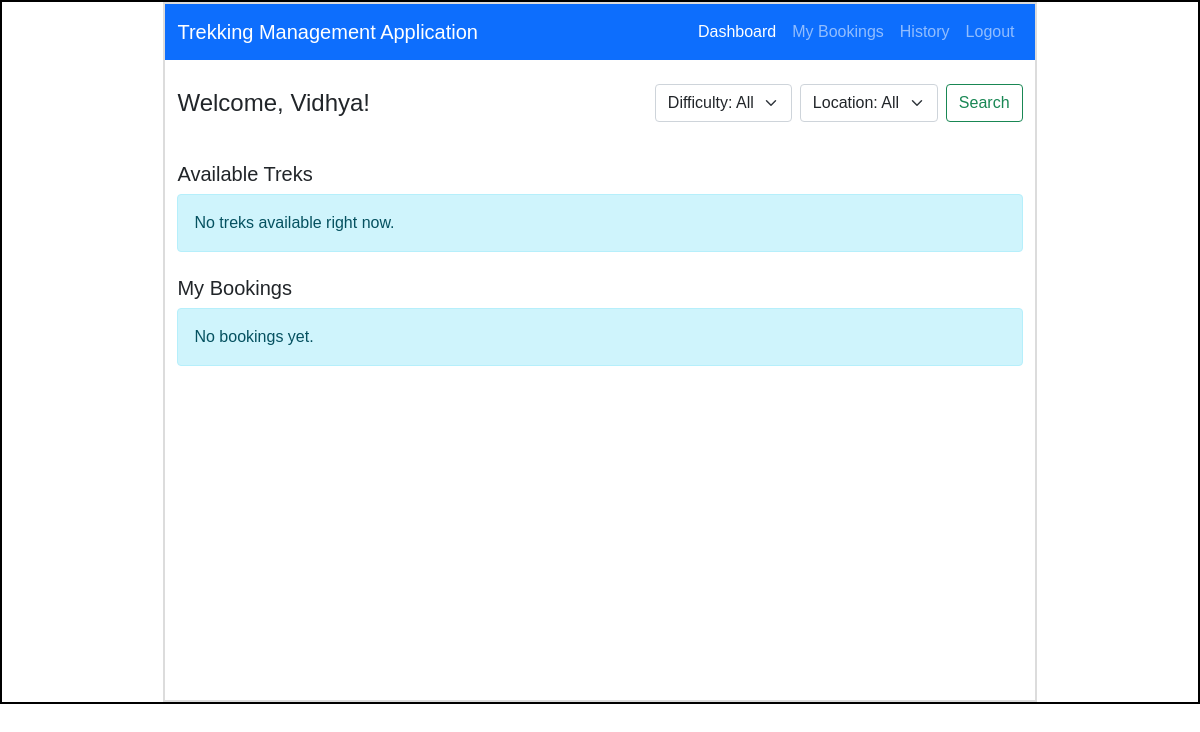
Before: /trekker/dashboard/2 with the older database file.
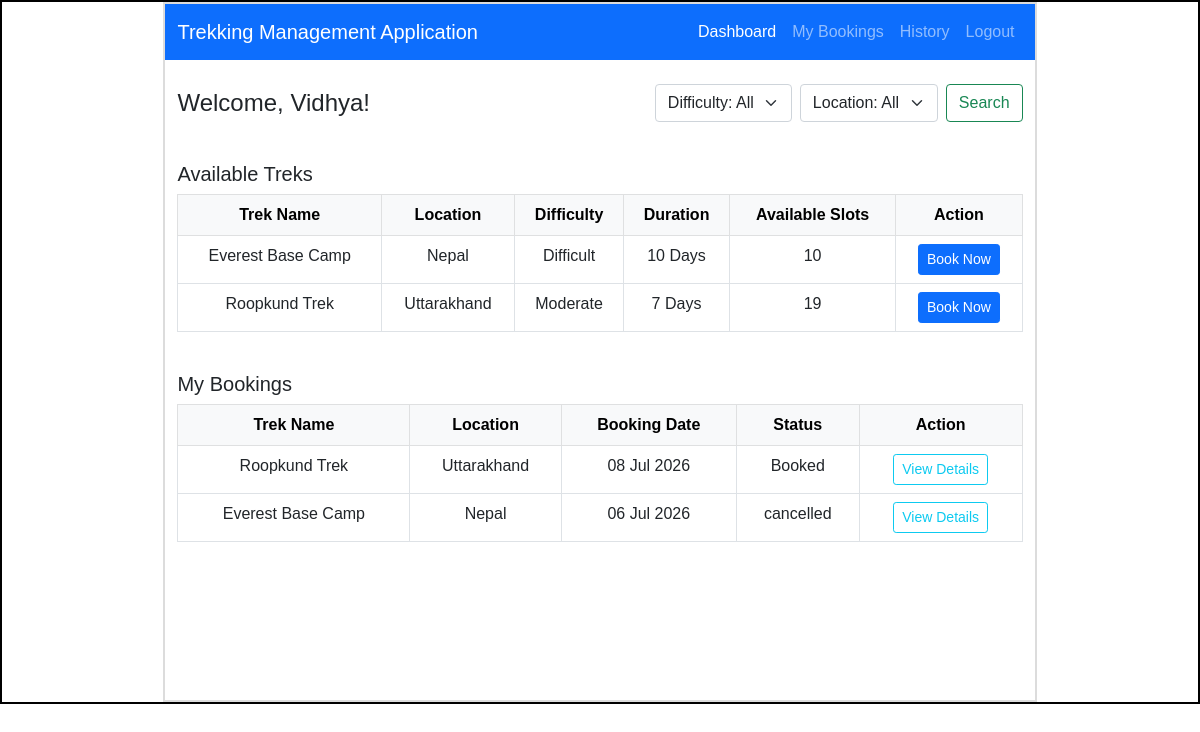
After: the same page with the newer database file.
### models.py (models this page shows)
class User(db.Model):
    __tablename__ = "user"
    id = db.Column(db.Integer  , primary_key = True)
    name = db.Column(db.String() , nullable=False)
    email=db.Column(db.String(), unique = True , nullable=False )
    password = db.Column(db.String() , nullable=False)
    phone = db.Column(db.String(15))
    role = db.Column(db.String(), nullable=False , default='trekker')
    is_blacklisted = db.Column(db.Boolean , nullable= False , default = False)
    bookings = db.relationship( "Booking" ,backref = "user",lazy=True) # One User -> Many Bookings
    staff_profile = db.relationship("Staff_Profile",backref = "user",uselist=False,lazy=True)

class Trek(db.Model):
    __tablename__ = "trek"
    id = db.Column(db.Integer  , primary_key = True)
    trek_name = db.Column(db.String() , nullable = False)
    location = db.Column(db.String(100),nullable=False)
    difficulty = db.Column(db.String(20),nullable=False)
    duration = db.Column(db.Integer,nullable=False)
    available_slots = db.Column(db.Integer,nullable=False)
    trek_status = db.Column(db.String(20),nullable=False,default = "Pending")
    start_date = db.Column(db.Date,nullable=False)
    end_date = db.Column(db.Date,nullable=False)
    description = db.Column(db.Text)
    staff_id = db.Column(db.Integer,db.ForeignKey("staff_profile.id"), nullable = True)
    bookings = db.relationship("Booking",backref = "trek",lazy=True) # One Trek -> Many Bookings

class Booking(db.Model):
    __tablename__ = "booking"
    id = db.Column(db.Integer  , primary_key = True)
    booking_date = db.Column(db.Date, default=date.today)
    booking_status = db.Column(db.String(20),nullable=False,default = "Booked")
    payment_status = db.Column(db.String(20),nullable=False,default="Pending")
    user_id = db.Column(db.Integer,db.ForeignKey("user.id"), nullable=False) # many
    trek_id = db.Column(db.Integer,db.ForeignKey("trek.id") , nullable=False)
    __table_args__ = (db.UniqueConstraint('user_id','trek_id',name='unique_user_trek'),)

### app.py (the view)
@app.route("/trekker/dashboard/<int:user_id>")
def trekker_dashboard(user_id):
    user = User.query.get_or_404(user_id)
    location = request.args.get("location", "").strip()
    difficulty = request.args.get("difficulty", "").strip()
    treks_query = Trek.query.filter_by(trek_status="Open")
    if location:
        treks_query = treks_query.filter(Trek.location == location)
    if difficulty:
        treks_query = treks_query.filter(Trek.difficulty == difficulty)
    treks = treks_query.all()
    all_locations = [row[0] for row in db.session.query(Trek.location).distinct().all()]
    all_difficulties = [row[0] for row in db.session.query(Trek.difficulty).distinct().all()]
    recent_bookings = (Booking.query.filter_by(user_id=user_id).order_by(Booking.booking_date.desc()).limit(3).all())
    return render_template("trekker_dashboard.html", user=user,
                           treks=treks, location=location, difficulty=difficulty,
                           all_locations=all_locations, all_difficulties=all_difficulties,
                           recent_bookings=recent_bookings)

### templates/trekker_dashboard.html (shortened to what this page needs)
<!DOCTYPE html>
<html lang="en">
<head>
    <link rel="stylesheet" href="{{ url_for('static', filename='style.css') }}">
    <link href="https://cdn.jsdelivr.net/npm/bootstrap@5.0.2/dist/css/bootstrap.min.css" rel="stylesheet">
</head>
<body>
    <div id="main">
        <div id="canvas">
            <nav class="navbar navbar-expand-lg navbar-dark bg-primary">
                <div class="container-fluid">
                    <a class="navbar-brand" href="/trekker/dashboard/{{ user.id }}">Trekking Management Application</a>
                    <div class="navbar-nav ms-auto">
                        <a class="nav-link active" href="/trekker/dashboard/{{ user.id }}">Dashboard</a>
                        <a class="nav-link" href="/trekker/bookings/{{ user.id }}">My Bookings</a>
                        <a class="nav-link" href="/trekker/history/{{ user.id }}">History</a>
                        <a class="nav-link" href="/logout">Logout</a>
                    </div>
                </div>
            </nav>
            <div class="container mt-4 d-flex justify-content-between align-items-center mb-3">
                <h4 class="mb-3">Welcome, {{ user.name }}!</h4>
                <form method="GET" action="/trekker/dashboard/{{ user.id }}" class="row g-2 mb-3">
                    <div class="col-auto">
                        <select name="difficulty" class="form-select">
                            <option value="">Difficulty: All</option>
                        </select>
                    </div>
                    <div class="col-auto">
                        <select name="location" class="form-select">
                            <option value="">Location: All</option>
                        </select>
                    </div>
                    <div class="col-auto">
                        <button type="submit" class="btn btn-outline-success">Search</button>
                    </div>
                </form>
            </div>
            <div class="container mt-4">
                <h5 class="mb-2">Available Treks</h5>
                {% if treks %}
                <div style="max-height: 300px; overflow-y: auto;">
                    <table class="table table-bordered table-hover text-center">
                        <thead class="table-light">
                            <tr>
                                <th>Trek Name</th>
                                <th>Location</th>
                                <th>Difficulty</th>
                                <th>Duration</th>
                                <th>Available Slots</th>
                                <th>Action</th>
                            </tr>
                        </thead>
                        <tbody>
                            {% for trek in treks %}
                            <tr>
                                <td>{{ trek.trek_name }}</td>
                                <td>{{ trek.location }}</td>
                                <td>{{ trek.difficulty }}</td>
                                <td>{{ trek.duration }} Days</td>
                                <td>{{ trek.available_slots }}</td>
                                <td>
                                    <a href="/trekker/book/{{ trek.id }}/{{ user.id }}" class="btn btn-primary btn-sm">Book Now</a>
                                </td>
                            </tr>
                            {% endfor %}
                        </tbody>
                    </table>
                </div>
                {% else %}
                    {% if location or difficulty %}
                        <div class="alert alert-warning">No treks found matching your filters.</div>
                    {% else %}
                        <div class="alert alert-info">No treks available right now.</div>
                    {% endif %}
                {% endif %}
                <h5 class="mt-4 mb-2">My Bookings</h5>
                {% if recent_bookings %}
                <table class="table table-bordered text-center">
                    <thead class="table-light">
                        <tr>
                            <th>Trek Name</th>
                            <th>Location</th>
                            <th>Booking Date</th>
                            <th>Status</th>
                            <th>Action</th>
                        </tr>
                    </thead>
                    <tbody>
                        {% for booking in recent_bookings %}
                        <tr>
                            <td>{{ booking.trek.trek_name }}</td>
                            <td>{{ booking.trek.location }}</td>
                            <td>{{ booking.booking_date.strftime('%d %b %Y') }}</td>
                            <td>{{ booking.booking_status }}</td>
                            <td>
                                <a href="/trekker/trek/details/{{ booking.trek.id }}/{{ user.id }}" class="btn btn-outline-info btn-sm">View Details</a>
                            </td>
                        </tr>
                        {% endfor %}
                    </tbody>
                </table>
                {% else %}
                <div class="alert alert-info">No bookings yet.</div>
                {% endif %}
            </div>
        </div>
    </div>
</body>
</html>

### static/style.css (style rules this page uses)
* { margin:0px; font-family: Arial, Helvetica, sans-serif; }
#main { border:2px solid black; margin-top: 0px; }
#canvas { border:2px solid #dcdcdc; width:73%; height:700px; margin:auto; }
table { max-height: 20px; overflow-y: auto; }

Changed rows visible on the page:
added Trek: trek_name "Everest Base Camp", location "Nepal", difficulty "Difficult", duration "10", available_slots "10"
added Trek: trek_name "Roopkund Trek", location "Uttarakhand", difficulty "Moderate", duration "7", available_slots "19"
added Booking: trek.trek_name "Roopkund Trek", trek.location "Uttarakhand", booking_date "08 Jul 2026", booking_status "Booked"
added Booking: trek.trek_name "Everest Base Camp", trek.location "Nepal", booking_date "06 Jul 2026", booking_status "cancelled"
Other visible differences:
text no longer shown: "No treks available right now. No bookings yet."
text now shown: "Trek Name Location Difficulty Duration Available Slots Action Trek Name Location Booking Date Status Action"
